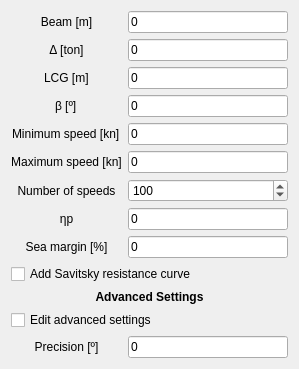
<?xml version="1.0" encoding="UTF-8"?>
<ui version="4.0">
 <class>BlountFoxTaskPanel</class>
 <widget class="QWidget" name="BlountFoxTaskPanel">
  <property name="geometry">
   <rect>
    <x>0</x>
    <y>0</y>
    <width>299</width>
    <height>357</height>
   </rect>
  </property>
  <property name="windowTitle">
   <string>Resistance by Blount and Fox method</string>
  </property>
  <property name="toolTip">
   <string>Compute the resistance by Blount and Fox method</string>
  </property>
  <layout class="QGridLayout" name="gridLayout" rowstretch="0">
   <item row="0" column="0">
    <layout class="QGridLayout" name="gridLayout_2">
     <item row="7" column="1">
      <widget class="Gui::InputField" name="etap">
       <property name="text">
        <string notr="true">0</string>
       </property>
       <property name="maxLength">
        <number>4</number>
       </property>
       <property name="unit" stdset="0">
        <string notr="true"/>
       </property>
       <property name="quantity" stdset="0">
        <double>50.000000000000000</double>
       </property>
      </widget>
     </item>
     <item row="2" column="0" alignment="Qt::AlignHCenter">
      <widget class="QLabel" name="LCG_label">
       <property name="sizePolicy">
        <sizepolicy hsizetype="Preferred" vsizetype="Expanding">
         <horstretch>0</horstretch>
         <verstretch>0</verstretch>
        </sizepolicy>
       </property>
       <property name="toolTip">
        <string>&lt;html&gt;&lt;head/&gt;&lt;body&gt;&lt;p&gt;Longitudinal center of gravity, measured from transom.&lt;/p&gt;&lt;/body&gt;&lt;/html&gt;</string>
       </property>
       <property name="text">
        <string>LCG [m]</string>
       </property>
      </widget>
     </item>
     <item row="8" column="1">
      <widget class="Gui::InputField" name="seamargin">
       <property name="text">
        <string notr="true">0</string>
       </property>
       <property name="maxLength">
        <number>4</number>
       </property>
       <property name="unit" stdset="0">
        <string/>
       </property>
       <property name="quantity" stdset="0">
        <double>100.000000000000000</double>
       </property>
      </widget>
     </item>
     <item row="2" column="1">
      <widget class="Gui::InputField" name="LCG">
       <property name="text">
        <string notr="true">0</string>
       </property>
       <property name="unit" stdset="0">
        <string notr="true"/>
       </property>
       <property name="quantity" stdset="0">
        <double>1.000000000000000</double>
       </property>
      </widget>
     </item>
     <item row="4" column="0" alignment="Qt::AlignHCenter">
      <widget class="QLabel" name="min_speed_label">
       <property name="sizePolicy">
        <sizepolicy hsizetype="Preferred" vsizetype="Expanding">
         <horstretch>0</horstretch>
         <verstretch>0</verstretch>
        </sizepolicy>
       </property>
       <property name="toolTip">
        <string>&lt;html&gt;&lt;head/&gt;&lt;body&gt;&lt;p&gt;Minimum speed in knots.&lt;/p&gt;&lt;/body&gt;&lt;/html&gt;</string>
       </property>
       <property name="text">
        <string>Minimum speed [kn]</string>
       </property>
      </widget>
     </item>
     <item row="5" column="1">
      <widget class="Gui::InputField" name="max_speed">
       <property name="text">
        <string notr="true">0</string>
       </property>
       <property name="maxLength">
        <number>5</number>
       </property>
       <property name="unit" stdset="0">
        <string notr="true"/>
       </property>
       <property name="quantity" stdset="0">
        <double>0.000000000000000</double>
       </property>
      </widget>
     </item>
     <item row="1" column="1">
      <widget class="Gui::InputField" name="Displacement">
       <property name="text">
        <string notr="true">0</string>
       </property>
       <property name="unit" stdset="0">
        <string notr="true"/>
       </property>
       <property name="quantity" stdset="0">
        <double>1.000000000000000</double>
       </property>
      </widget>
     </item>
     <item row="5" column="0">
      <widget class="QLabel" name="max_speed_label">
       <property name="sizePolicy">
        <sizepolicy hsizetype="Preferred" vsizetype="Expanding">
         <horstretch>0</horstretch>
         <verstretch>0</verstretch>
        </sizepolicy>
       </property>
       <property name="toolTip">
        <string>&lt;html&gt;&lt;head/&gt;&lt;body&gt;&lt;p&gt;Maximum speed in knots.&lt;/p&gt;&lt;/body&gt;&lt;/html&gt;</string>
       </property>
       <property name="text">
        <string>Maximum speed [kn]</string>
       </property>
       <property name="alignment">
        <set>Qt::AlignCenter</set>
       </property>
      </widget>
     </item>
     <item row="7" column="0">
      <widget class="QLabel" name="etap_label">
       <property name="toolTip">
        <string>&lt;html&gt;&lt;head/&gt;&lt;body&gt;&lt;p&gt;Propulsive coefficient.&lt;/p&gt;&lt;/body&gt;&lt;/html&gt;</string>
       </property>
       <property name="text">
        <string>ηp</string>
       </property>
       <property name="alignment">
        <set>Qt::AlignCenter</set>
       </property>
      </widget>
     </item>
     <item row="3" column="0" alignment="Qt::AlignHCenter">
      <widget class="QLabel" name="DeadriseAngle_label">
       <property name="sizePolicy">
        <sizepolicy hsizetype="Preferred" vsizetype="Expanding">
         <horstretch>0</horstretch>
         <verstretch>0</verstretch>
        </sizepolicy>
       </property>
       <property name="toolTip">
        <string>&lt;html&gt;&lt;head/&gt;&lt;body&gt;&lt;p&gt;Deadrise angle in degrees.&lt;/p&gt;&lt;/body&gt;&lt;/html&gt;</string>
       </property>
       <property name="text">
        <string>β [º]</string>
       </property>
      </widget>
     </item>
     <item row="6" column="0">
      <widget class="QLabel" name="n_speeds_label">
       <property name="sizePolicy">
        <sizepolicy hsizetype="Preferred" vsizetype="Expanding">
         <horstretch>0</horstretch>
         <verstretch>0</verstretch>
        </sizepolicy>
       </property>
       <property name="toolTip">
        <string>&lt;html&gt;&lt;head/&gt;&lt;body&gt;&lt;p&gt;Number of speeds.&lt;/p&gt;&lt;/body&gt;&lt;/html&gt;</string>
       </property>
       <property name="text">
        <string>Number of speeds</string>
       </property>
       <property name="alignment">
        <set>Qt::AlignCenter</set>
       </property>
      </widget>
     </item>
     <item row="3" column="1">
      <widget class="Gui::InputField" name="DeadriseAngle">
       <property name="text">
        <string notr="true">0</string>
       </property>
       <property name="maxLength">
        <number>4</number>
       </property>
       <property name="unit" stdset="0">
        <string notr="true"/>
       </property>
       <property name="quantity" stdset="0">
        <double>0.000000000000000</double>
       </property>
      </widget>
     </item>
     <item row="9" column="0" colspan="2">
      <widget class="QCheckBox" name="add_savitsky_curve">
       <property name="toolTip">
        <string>&lt;html&gt;&lt;head/&gt;&lt;body&gt;&lt;p&gt;Include the Savitsky resistance curve in the resitance graph.&lt;/p&gt;&lt;/body&gt;&lt;/html&gt;</string>
       </property>
       <property name="text">
        <string>Add Savitsky resistance curve</string>
       </property>
      </widget>
     </item>
     <item row="10" column="0" colspan="2">
      <widget class="QLabel" name="Advanced_settings_label">
       <property name="sizePolicy">
        <sizepolicy hsizetype="Preferred" vsizetype="Expanding">
         <horstretch>0</horstretch>
         <verstretch>0</verstretch>
        </sizepolicy>
       </property>
       <property name="font">
        <font>
         <weight>75</weight>
         <bold>true</bold>
        </font>
       </property>
       <property name="toolTip">
        <string>&lt;html&gt;&lt;head/&gt;&lt;body&gt;&lt;p&gt;Modifying these options may make the code not converge into a solution.&lt;/p&gt;&lt;/body&gt;&lt;/html&gt;</string>
       </property>
       <property name="text">
        <string>Advanced Settings</string>
       </property>
       <property name="alignment">
        <set>Qt::AlignCenter</set>
       </property>
      </widget>
     </item>
     <item row="11" column="0" colspan="2">
      <widget class="QCheckBox" name="edit_advanced_settings">
       <property name="toolTip">
        <string>Enable or disable editing of advanced settings like Tolerance and Trim Step.</string>
       </property>
       <property name="text">
        <string>Edit advanced settings</string>
       </property>
      </widget>
     </item>
     <item row="12" column="0">
      <widget class="QLabel" name="trim_step_label">
       <property name="sizePolicy">
        <sizepolicy hsizetype="Preferred" vsizetype="Expanding">
         <horstretch>0</horstretch>
         <verstretch>0</verstretch>
        </sizepolicy>
       </property>
       <property name="font">
        <font>
         <italic>false</italic>
         <underline>false</underline>
         <strikeout>false</strikeout>
        </font>
       </property>
       <property name="toolTip">
        <string>&lt;html&gt;&lt;head/&gt;&lt;body&gt;&lt;p&gt;Trim step precision.&lt;/p&gt;&lt;/body&gt;&lt;/html&gt;</string>
       </property>
       <property name="text">
        <string>Precision [º]</string>
       </property>
       <property name="alignment">
        <set>Qt::AlignCenter</set>
       </property>
      </widget>
     </item>
     <item row="0" column="1">
      <widget class="Gui::InputField" name="Beam">
       <property name="text">
        <string notr="true">0</string>
       </property>
       <property name="maxLength">
        <number>100000</number>
       </property>
       <property name="unit" stdset="0">
        <string notr="true"/>
       </property>
       <property name="quantity" stdset="0">
        <double>0.000000000000000</double>
       </property>
      </widget>
     </item>
     <item row="12" column="1">
      <widget class="Gui::InputField" name="trim_step">
       <property name="text">
        <string notr="true">0</string>
       </property>
       <property name="unit" stdset="0">
        <string notr="true"/>
       </property>
       <property name="quantity" stdset="0">
        <double>0.000000000000000</double>
       </property>
      </widget>
     </item>
     <item row="8" column="0">
      <widget class="QLabel" name="seamargin_label">
       <property name="toolTip">
        <string>&lt;html&gt;&lt;head/&gt;&lt;body&gt;&lt;p&gt;Enter the sea margin as a percentage.&lt;/p&gt;&lt;/body&gt;&lt;/html&gt;</string>
       </property>
       <property name="text">
        <string>Sea margin [%]</string>
       </property>
       <property name="alignment">
        <set>Qt::AlignCenter</set>
       </property>
      </widget>
     </item>
     <item row="6" column="1">
      <widget class="QSpinBox" name="n_speeds">
       <property name="minimum">
        <number>1</number>
       </property>
       <property name="maximum">
        <number>9999</number>
       </property>
       <property name="value">
        <number>100</number>
       </property>
      </widget>
     </item>
     <item row="4" column="1">
      <widget class="Gui::InputField" name="min_speed">
       <property name="text">
        <string notr="true">0</string>
       </property>
       <property name="maxLength">
        <number>5</number>
       </property>
       <property name="unit" stdset="0">
        <string notr="true"/>
       </property>
       <property name="quantity" stdset="0">
        <double>0.000000000000000</double>
       </property>
      </widget>
     </item>
     <item row="1" column="0">
      <widget class="QLabel" name="Displacement_label">
       <property name="sizePolicy">
        <sizepolicy hsizetype="Preferred" vsizetype="Expanding">
         <horstretch>0</horstretch>
         <verstretch>0</verstretch>
        </sizepolicy>
       </property>
       <property name="toolTip">
        <string>&lt;html&gt;&lt;head/&gt;&lt;body&gt;&lt;p&gt;Ship displacement in tonnes.&lt;/p&gt;&lt;/body&gt;&lt;/html&gt;</string>
       </property>
       <property name="text">
        <string>Δ [ton]</string>
       </property>
       <property name="alignment">
        <set>Qt::AlignCenter</set>
       </property>
      </widget>
     </item>
     <item row="0" column="0">
      <widget class="QLabel" name="Beam_label">
       <property name="sizePolicy">
        <sizepolicy hsizetype="Preferred" vsizetype="Expanding">
         <horstretch>0</horstretch>
         <verstretch>0</verstretch>
        </sizepolicy>
       </property>
       <property name="toolTip">
        <string>&lt;html&gt;&lt;head/&gt;&lt;body&gt;&lt;p&gt;Beam of the ship in meters.&lt;/p&gt;&lt;/body&gt;&lt;/html&gt;</string>
       </property>
       <property name="text">
        <string>Beam [m]</string>
       </property>
       <property name="alignment">
        <set>Qt::AlignCenter</set>
       </property>
      </widget>
     </item>
    </layout>
   </item>
  </layout>
 </widget>
 <customwidgets>
  <customwidget>
   <class>Gui::InputField</class>
   <extends>QLineEdit</extends>
   <header location="global">Gui/Inputfield.h</header>
  </customwidget>
 </customwidgets>
 <resources/>
 <connections/>
</ui>
